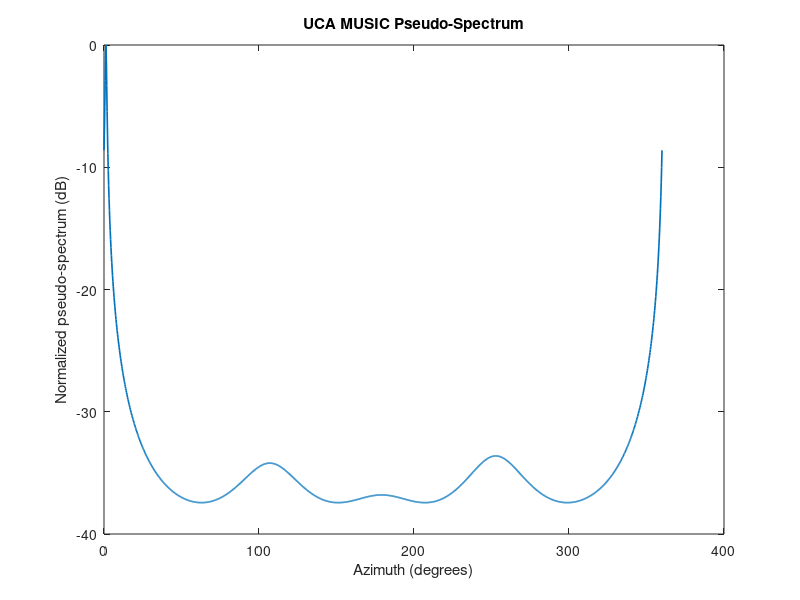

Write MATLAB code to recreate this figure. (Note: this script raises an error after producing the figure.)
% ======================================================================= %
% Script:   UCASim_1118_v6
% Function: Version six performs statistical analysis of up to date UCA sim
% Author:   Parker Reeves
% Date:     12/02/2025
% ======================================================================= %

% ======================== ARRAY INITIALIZATION ========================= %

clear;

M = 4;              % # of antennas
c = 3.0e8;          % speed of light
f = 2.4e9;          % operating frequency
lambda = c/f;       % operating wavelength
k = (2*pi)/lambda;  % wave number

R = (lambda/(2*sin(pi/M)))/2;           % array radius
phi_m = (0:M-1) * (2*pi/M);    % antenna angle in radians
ant_pos = R * [cos(phi_m); sin(phi_m); zeros(1,M)]; % positions of antenna indicies; 3 rows for x, y and z

% ========================= SIGNAL INITIALIZATION ======================= %

D = 1; % number of signals
% theta_source = 0; % true azimuth
N = 200; % number of snapshots

% ======================= SIMULATION INITIALIZATION ===================== %

val_SNR = 10;
theta_scan = 0:0.25:360;

theta_scan = deg2rad(theta_scan); % ditto
n_snapshots = 200;
n_loops = 360;
n_iter = 100;

% ============================ SIMULATION START ========================= %

pct_dev = zeros(size(n_loops));
est_DOAs = zeros(size(n_loops));
avg_dev = zeros(size(n_iter));

for jpeg = 1:n_iter

    theta_source = 0;
    pct_dev = zeros(size(n_loops));

for epoch = 1:n_loops

    theta_source = theta_source + 1;
    theta_source = deg2rad(theta_source);

% ======================== TRUE SOURCE GENERATION ======================= %

    phase_shift = exp(-1j * k * R * cos(theta_source - phi_m)).'; %/ sqrt(M);  % Steering vector for true DOA
    s = randn(1, n_snapshots) + 1j*randn(1, n_snapshots)/sqrt(2);                % Generate random complex source signal
    noise = (randn(M, n_snapshots) + 1j*randn(M, n_snapshots))/sqrt(2); % Complex Gaussian noise
    noise = noise * 10^(-val_SNR/20);

    X = (phase_shift * s) + noise;       

% ============================ MUSIC ALGORITHM ========================== %

    Rxx = (X*X')/n_snapshots;

    [Evec, Eval] = eig(Rxx);
    [~, idx] = sort(diag(Eval), 'descend');
    Evec = Evec(:,idx);
    En = Evec(:, 2:end);

    Pmusic = zeros(size(theta_scan));

    for t = 1:length(theta_scan)

        a_scan = exp(-1j * k * R * cos(theta_scan(t) - phi_m)).'; %/ sqrt(M);
        a_scan = a_scan / norm(a_scan);
        Pmusic(t) = 1 / abs(a_scan'*(En*En')*a_scan);

    end

    Pmusic_dB = 10*log10(real(Pmusic) / max(real(Pmusic)));

    [~, idx_peak] = max(Pmusic);
    est_rad = theta_scan(idx_peak);

    est_DOA = rad2deg(est_rad);      % final estimation
    est_DOAs(epoch) = est_DOA;

    plot(rad2deg(theta_scan),Pmusic_dB, 'LineWidth',1.2)
    hold on;
    title('UCA MUSIC Pseudo-Spectrum')
    xlabel('Azimuth (degrees)')
    ylabel('Normalized pseudo-spectrum (dB)')
    xline(est_DOA,'--r','LineWidth',1.2)
    xline(rad2deg(theta_source),':g','LineWidth',1.2)
    xlim([0,360])
    ylim([-25,1])
    legend('Pseudo-Spectrum','Estimated Azimuth','True Azimuth')
    grid on;

    hold off;

    theta_source = rad2deg(theta_source);
    pct_dev(epoch) = ((est_DOA - theta_source) / theta_source) * 100;
    
    pause(0.01)

end

avg_dev(jpeg) = mean(pct_dev);

end

tot_avg_dev = mean(avg_dev)

   



    
    
